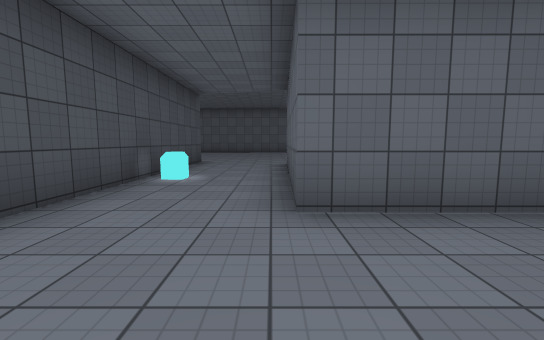
[1] (above)

17 first-person views from a walk through a Unity game level. The camera is 1.3 m above the floor, tilts 6° down and sees 90° across. Doors are open. The floor is counted in squares, 2 m on a side. Each view is taken from the middle of a square. On the plan, view 1 faces up. The plan holds only what a view shows up to about 9 squares ahead; the rest is blank. The player is left out. Surface patterns are stand-ins for the level's own textures.

[2]
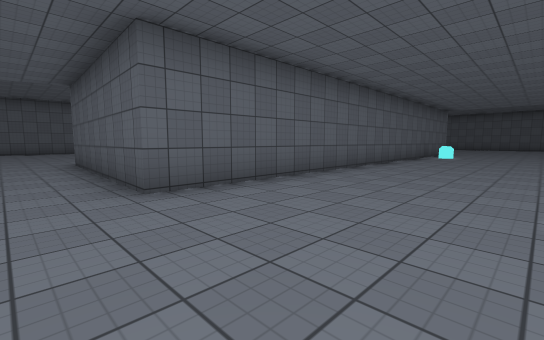

[3]
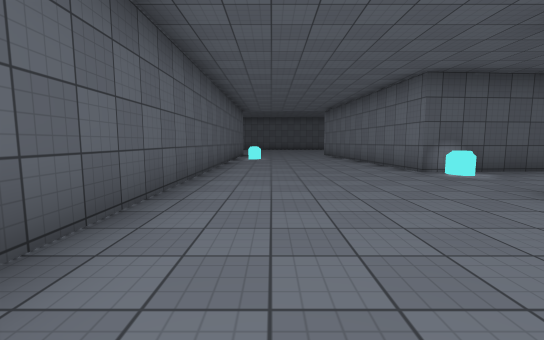

[4]
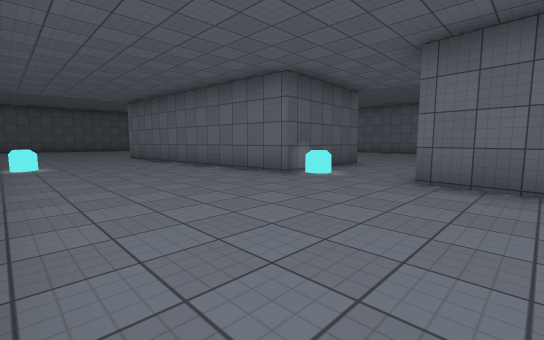

[5]
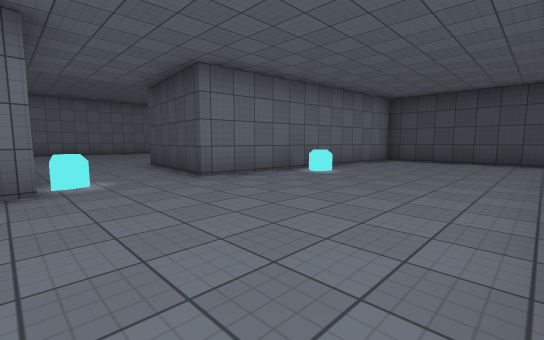

[6]
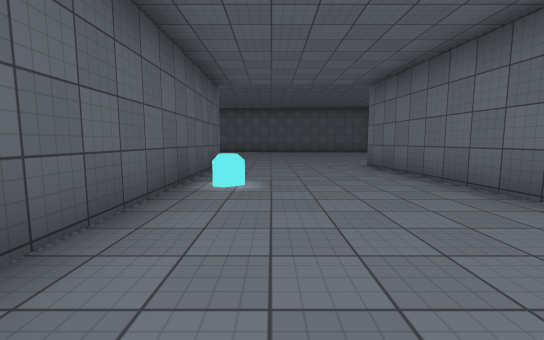

[7]
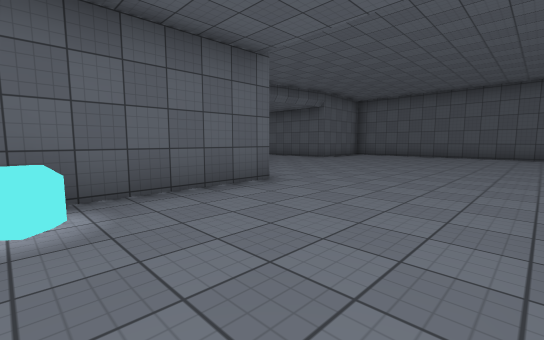

[8]
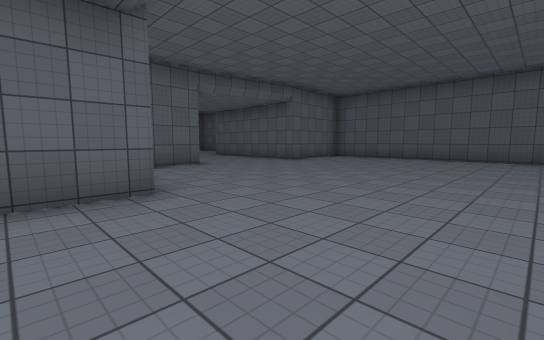

[9]
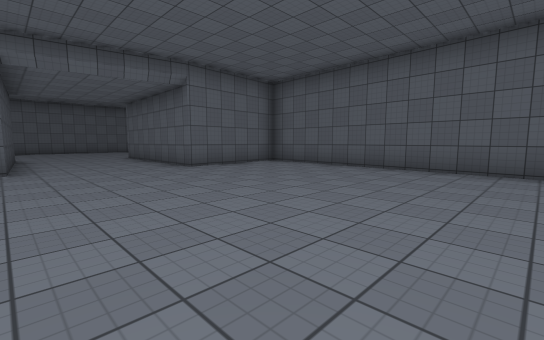

[10]
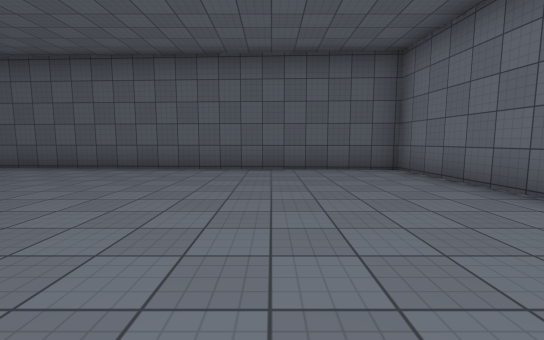

[11]
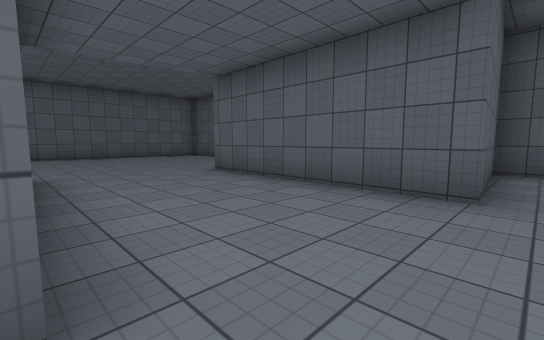

[12]
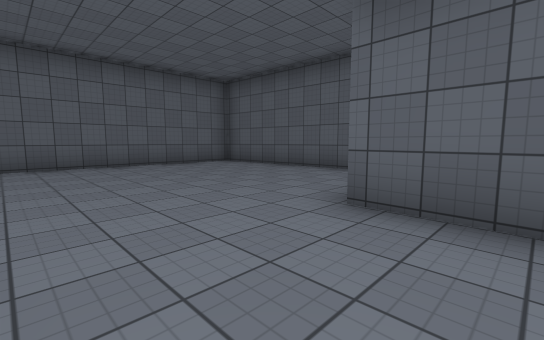

[13]
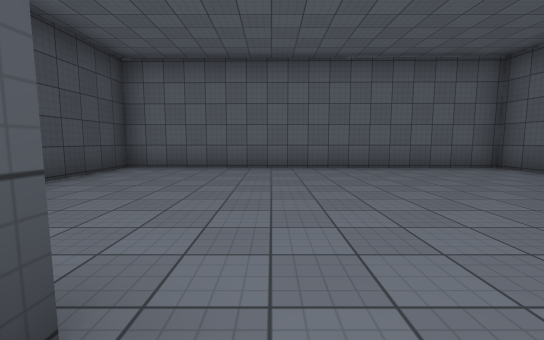

[14]
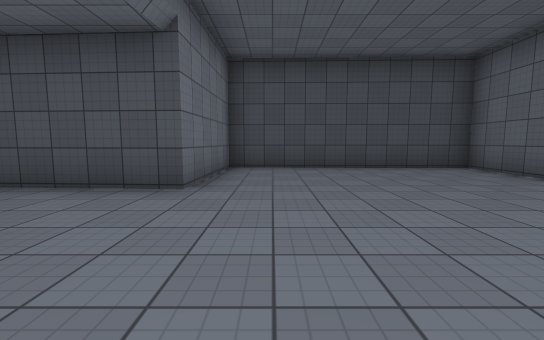

[15]
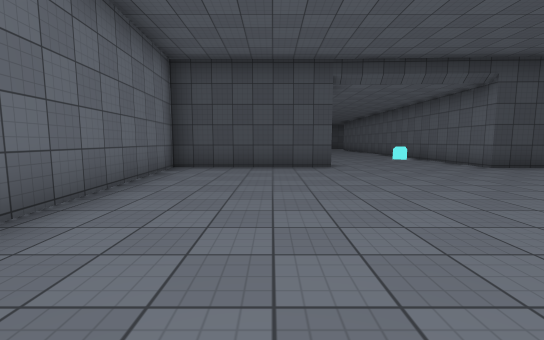

[16]
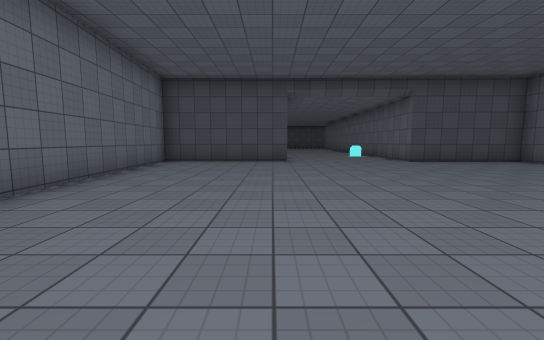

[17]
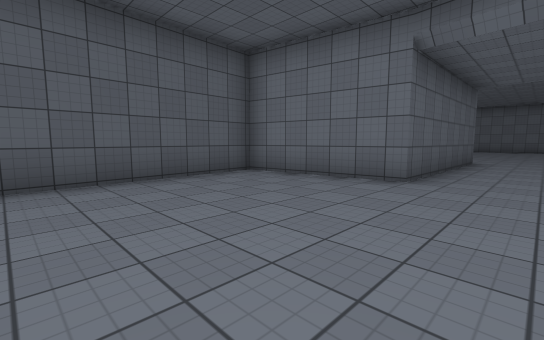

### Floor plan
Ten units are one square. View 1 is at (0, 0); x grows to the right and y downward. Boxes are objects, and circles mark ways between rooms. Rooms are numbered by the first view taken in them; rooms with no view inside come last. Other rooms are left out.
<svg viewBox="-28 -173 271 236">
<path fill="none" stroke="#000" d="M-21 18 44 25 40 58M69 56 67 22 106 18M111 -24 2 -24 4 -80M-22 -85 -23 15M106 18 142 15 142 55 232 49 237 -57 204 -54 205 -104 238 -109 235 -166 144 -168 142 -109 173 -108 171 -60 144 -59 143 -24 111 -24"/>
<circle cx="110" cy="-20" r="3" fill="#2a7"/>
<circle cx="110" cy="5" r="3" fill="#2a7"/>
<text x="30" y="-10">1</text>
<text x="180" y="-50">2</text>
</svg>
Room 1 opens to room 2.

Where each view was taken, in squares from view 1:
view 1: 0 up, 0 right, facing up
view 2: 1 down, 1 left, facing up-right
view 3: 1 up, 1 right, facing right
view 4: 2 up, 3 right, facing down-right
view 5: 2 up, 7 right, facing down-left
view 6: 1 up, 7 right, facing right
view 7: 1 down, 11 right, facing up-right
view 8: 1 down, 13 right, facing up-right
view 9: 1 down, 17 right, facing up-right
view 10: 2 down, 17 right, facing right
view 11: 5 up, 17 right, facing up-right
view 12: 9 up, 18 right, facing up-right
view 13: 10 up, 18 right, facing up
view 14: 12 up, 21 right, facing left
view 15: 3 down, 21 right, facing left
view 16: 2 down, 23 right, facing left
view 17: 15 up, 19 right, facing down-right
